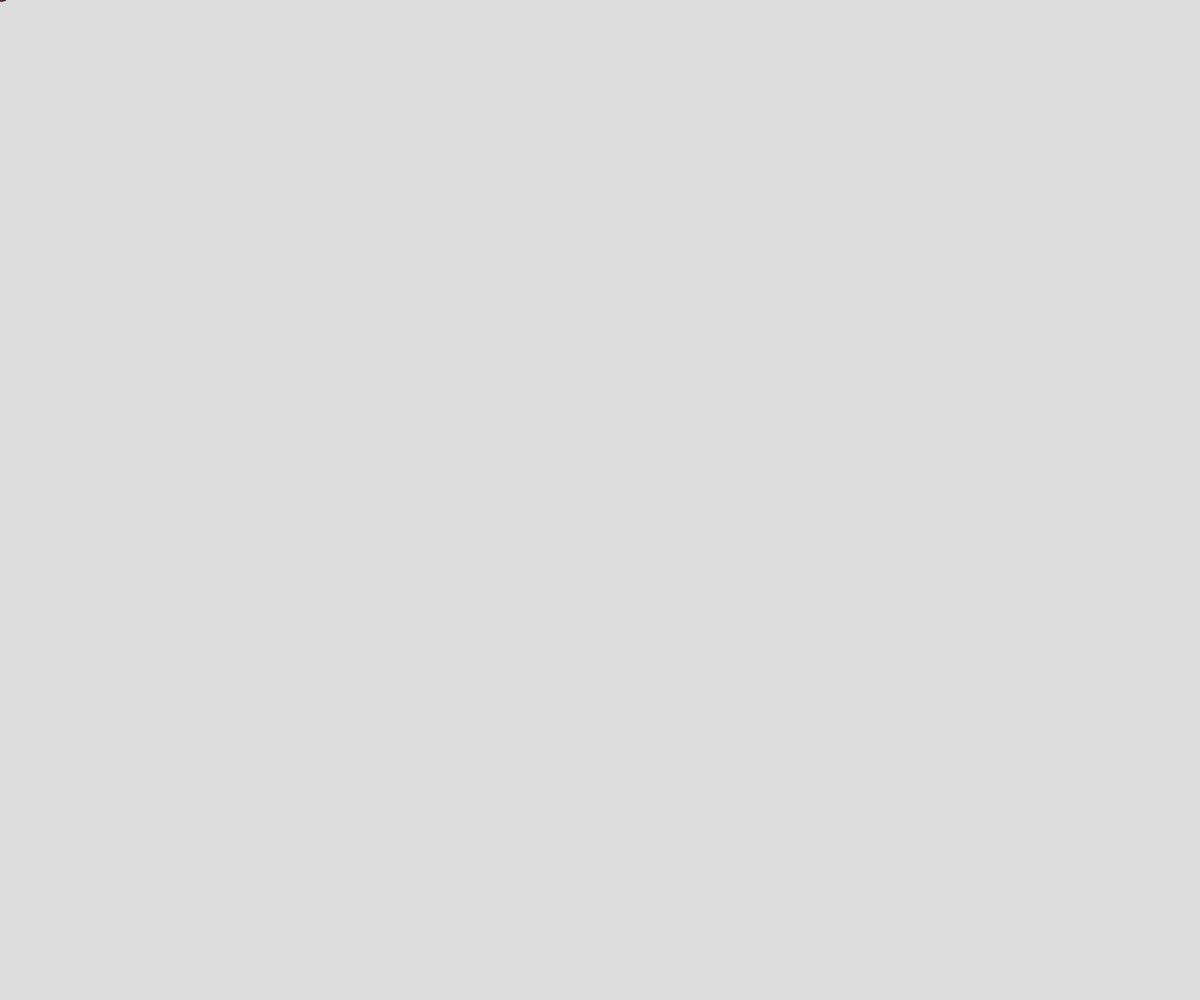
Frame 1 (no input)
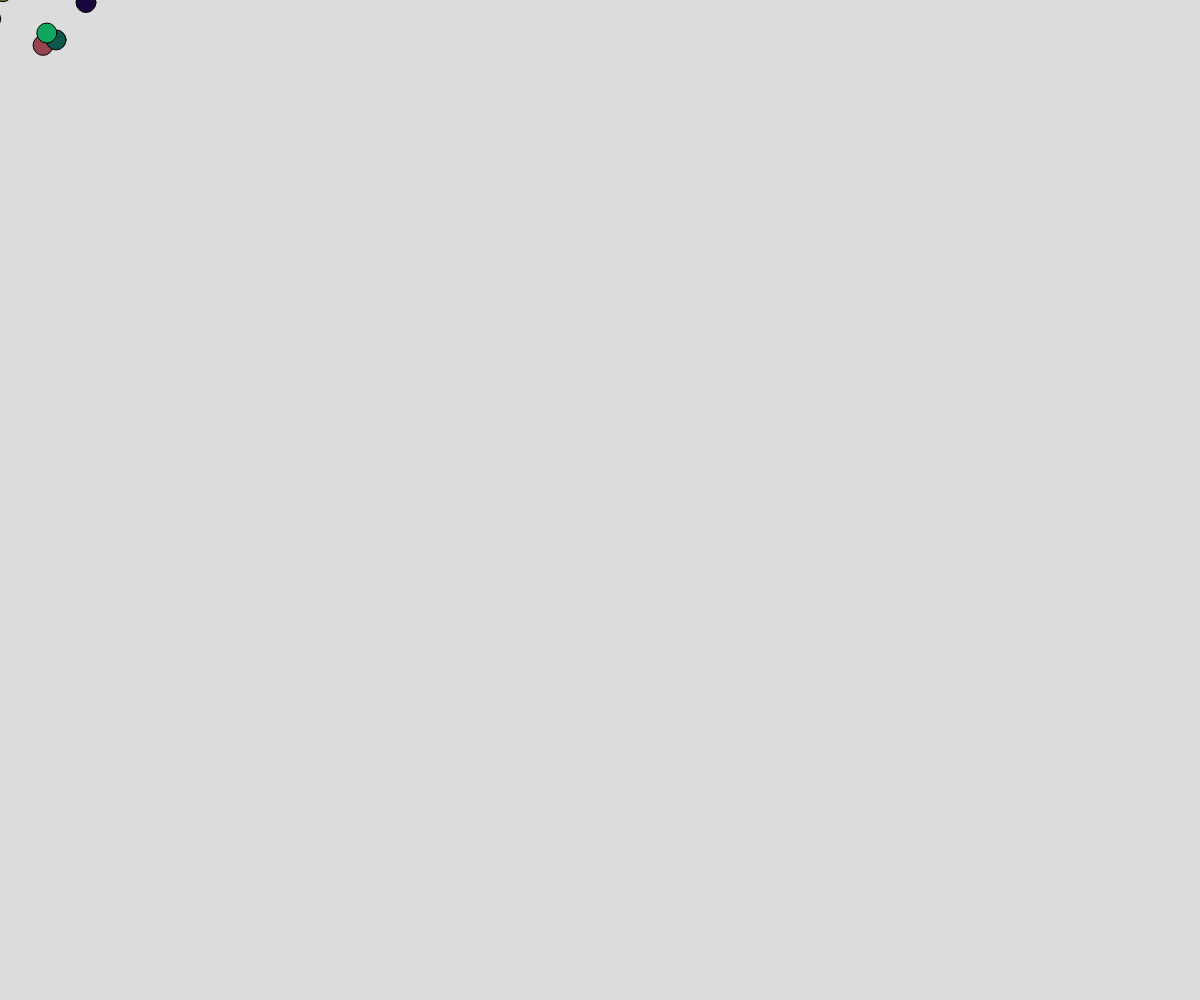
Frame 60 (no input)
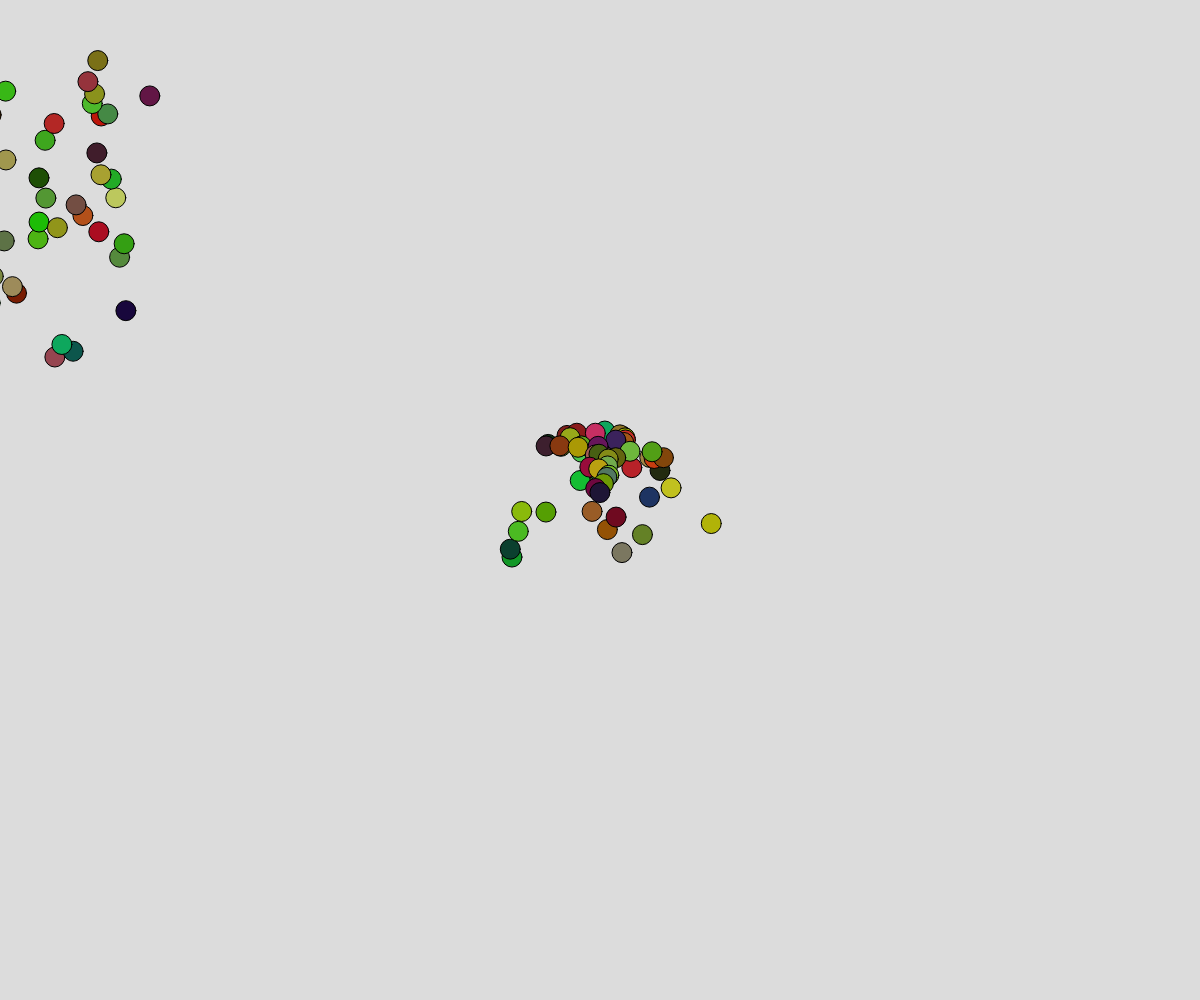
Frame 120 (the mouse pressed at the canvas centre since frame 60)

The p5.js sketch that drew these frames (run headless with seeded random() and noise() and a simulated clock; from frame 60 on, the mouse is pressed at the canvas centre):

// p5.js sketch
// ── sketch.js
// Vector Demo
// Mr. Scott
// Dec 7, 2021
// First look at vectors for velocity and acceleration

let movers = [];

function setup() {
  createCanvas(windowWidth, windowHeight);
}

function mousePressed(){
  movers.push(new Mover(mouseX, mouseY));
}

function draw() {
  background(220);
  movers.push(new Mover(mouseX, mouseY));
  
  //enhanced for loop
  for(let i = 0; i < movers.length; i++){
    let m = movers[i];
    m.move();
    m.display();

    //what about removal??
    //if(m.isAlive === false)
    if(!m.isAlive()){
      movers.splice(i, 1);
      i--;
    }
  }


}

class Mover{
  //constructor and properties
  constructor(x, y){
    this.size = 20;
    this.position = createVector(x,y);
    this.velocity = createVector(random(-3,3),random(-10,-5));
    this.acceleration = createVector(0,0.2);
    this.c = color(random(200), random(200), random(100));
    this.alive = true;
  }

  move(){
    //update velocity
    this.velocity.add(this.acceleration);
    this.position.add(this.velocity);
    this.velocity.limit(5);  //max vel of 5 px/frame
    if(this.position.y > height){
      this.alive = false;
    }
  }

  display(){
    fill(this.c);
    push();
    translate(this.position.x, this.position.y);
    circle(0,0,this.size);
    pop();
  }

  isAlive(){ //can be used directly in an if statement
    return this.alive;
  }

}
